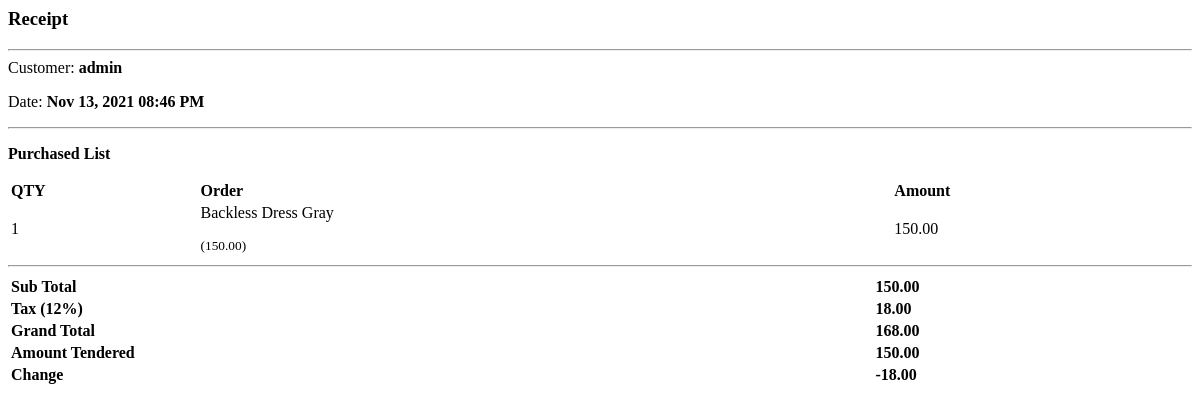
The app's page /receipt.php?id=5 (signed in) with its own data.
### tables this page shows
CREATE TABLE `users` (
  `id` int(30) NOT NULL,
  `name` text NOT NULL,
  `username` varchar(200) NOT NULL,
  `password` text NOT NULL,
  `type` tinyint(1) NOT NULL COMMENT '1=Admin,2=Staff',
  `recovery_question` text DEFAULT NULL,
  `recovery_answer` text DEFAULT NULL
);

CREATE TABLE `stocks` (
  `id` int(30) NOT NULL,
  `item_id` int(30) NOT NULL,
  `type` tinyint(1) NOT NULL COMMENT '1= in,2=out',
  `qty` int(30) NOT NULL,
  `price` float NOT NULL,
  `profit_perc` float NOT NULL DEFAULT 0,
  `date_created` datetime NOT NULL DEFAULT current_timestamp()
);

CREATE TABLE `items` (
  `id` int(30) NOT NULL,
  `supplier_id` int(30) DEFAULT NULL,
  `item_code` varchar(100) NOT NULL,
  `name` varchar(200) NOT NULL,
  `description` text NOT NULL,
  `size` varchar(10) NOT NULL,
  `price` float NOT NULL,
  `alert_min` int(10) NOT NULL DEFAULT 20,
  `alert_max` int(10) NOT NULL DEFAULT 100,
  `date_created` datetime NOT NULL DEFAULT current_timestamp()
);

### receipt.php (the view, shortened to what this page needs)
<?php
include 'db_connect.php';
$user = $conn->query("SELECT * FROM users where id = {$_SESSION['login_id']}");
$data = $user->fetch_array();
$items = $conn->query("SELECT s.*,i.name FROM stocks s inner join items i on i.id=s.item_id where s.id in ($inventory_ids)");
?>
<div class="container-fluid">
	<h3 class="text-center"><b>Receipt</b></h3>
	<hr>
	<div class="flex mt-5">
		<div class="w-100">
			Customer: <b><?php echo $data['name']; ?></b>
			<p>Date: <b><?php echo date("M d, Y h:i A",strtotime($date_created)) ?></b></p>
		</div>
	</div>
	<hr>
	<p><b>Purchased List</b></p>
	<table width="100%">
		<thead>
			<tr>
				<td><b>QTY</b></td>
				<td><b>Order</b></td>
				<td class="text-right"><b>Amount</b></td>
			</tr>
		</thead>
		<tbody>
			<?php
			while($row = $items->fetch_assoc()):
			?>
			<tr>
				<td><?php echo $row['qty'] ?></td>
				<td><p><?php echo $row['name'] ?></p><?php if($row['qty'] > 0): ?><small>(<?php echo number_format($row['price'],2) ?>)</small> <?php endif; ?></td>
				<td class="text-right"><?php echo number_format($row['price'] * $row['qty'],2) ?></td>
			</tr>
			<?php endwhile; ?>
		</tbody>
	</table>
	<hr>
	<table width="100%">
		<tbody>
			<tr>
				<td><b>Sub Total</b></td>
				<td class="text-right"><b><?php echo number_format($total_amount,2) ?></b></td>
			</tr>
			<tr>
				<td><b>Tax (12%)</b></td>
				<td class="text-right"><b><?php echo number_format($total_amount * 0.12,2) ?></b></td>
			</tr>
		<tr>
				<td><b>Grand Total</b></td>
				<td class="text-right"><b><?php echo number_format($total_amount + ($total_amount * 0.12),2) ?></b></td>
			</tr>
			<?php if($amount_tendered > 0): ?>
			<tr>
				<td><b>Amount Tendered</b></td>
				<td class="text-right"><b><?php echo number_format($amount_tendered,2) ?></b></td>
			</tr>
			<tr>
				<td><b>Change</b></td>
				<td class="text-right"><b><?php echo number_format($amount_tendered - ($total_amount + ($total_amount * 0.12)),2) ?></b></td>
			</tr>
		<?php endif; ?>
		</tbody>
	</table>
</div>

### receipt.php (style rules this page uses)
.flex { display: inline-flex; width: 100%; }
.text-center { text-align:center; }
.text-right { text-align:right; }
p { margin:unset; }

### records on screen
users: name "admin"
stocks: qty "1", item.name "Backless Dress Gray", price "150.00", $row['price'] * $row['qty'] "150.00"

### other values on screen
date("M d, Y h:i A",strtotime($date_created)) "Nov 13, 2021 08:46 PM"
$total_amount "150.00"
$total_amount * 0.12 "18.00"
$total_amount + ($total_amount * 0.12) "168.00"
$amount_tendered "150.00"
$amount_tendered - ($total_amount + ($total_amount * 0.12)) "-18.00"
